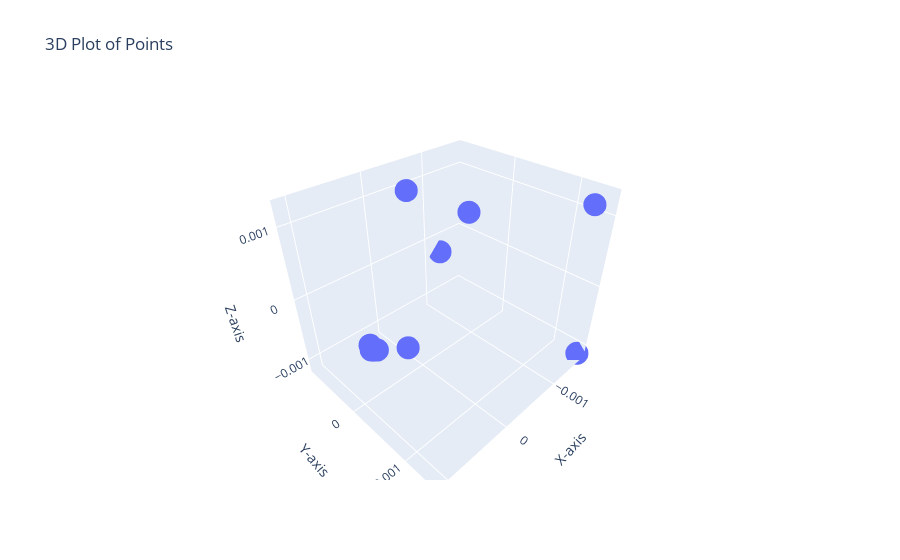

Notebook cell for this chart:
### Code cell
MDS_2(12,0,0,0.3)

### Figure 1 — Plotly figure (JSON) as saved in the notebook; plotly's stock layout.template omitted (floating-point values rounded to 4 significant figures)
{"data": [{"mode": "markers", "type": "scatter3d", "x": [0.001068, 0.001068, 0.001026, 0.001087, 0.001082, 0.0006906, 0.001076, -0.00166, -0.0001341, -0.0007542, -0.001503, -0.001235], "y": [0.000459, 0.000459, 0.0004722, 0.0004509, 0.0004528, 0.0005715, 0.0004226, 0.001433, -0.0003129, 0.0001072, 0.001342, -0.0009235], "z": [5.331e-05, 5.331e-05, 3.708e-05, 6.378e-05, 6.14e-05, -8.288e-05, 0.0001059, -0.00115, 0.001248, 0.0009066, 0.001164, -0.0002811]}], "layout": {"scene": {"xaxis": {"title": {"text": "X-axis"}}, "yaxis": {"title": {"text": "Y-axis"}}, "zaxis": {"title": {"text": "Z-axis"}}}, "title": {"text": "3D Plot of Points"}}}
